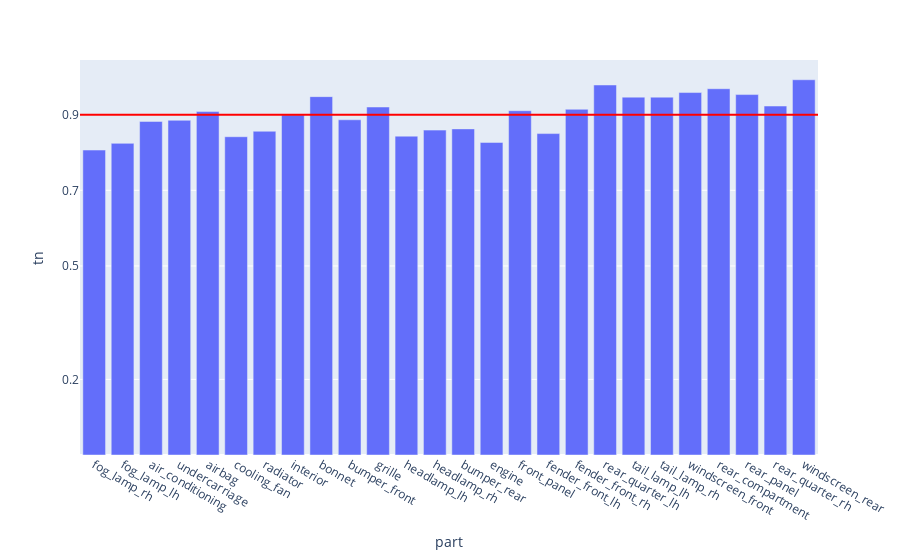

Notebook code for this chart:
### Code cell
fig = px.bar(evalMetrics, x = 'part', y = 'tn')

fig.add_hline(y=avgTn, line_width=2, line_color="red")

fig.update_layout(
    yaxis = dict(
        tickmode = 'array',
        tickvals = [np.format_float_positional(avgTn, 2), 0.2, 0.5, 0.7],
    )
)
fig

### Figure 1 — Plotly figure (JSON) as saved in the notebook; plotly's stock layout.template omitted (floating-point values rounded to 4 significant figures)
{"data": [{"alignmentgroup": "True", "hovertemplate": "part=%{x}<br>tn=%{y}<extra></extra>", "legendgroup": "", "marker": {"color": "#636efa", "pattern": {"shape": ""}}, "name": "", "offsetgroup": "", "orientation": "v", "showlegend": false, "textposition": "auto", "type": "bar", "x": ["fog_lamp_rh", "fog_lamp_lh", "air_conditioning", "undercarriage", "airbag", "cooling_fan", "radiator", "interior", "bonnet", "bumper_front", "grille", "headlamp_lh", "headlamp_rh", "bumper_rear", "engine", "front_panel", "fender_front_lh", "fender_front_rh", "rear_quarter_lh", "tail_lamp_lh", "tail_lamp_rh", "windscreen_front", "rear_compartment", "rear_panel", "rear_quarter_rh", "windscreen_rear"], "xaxis": "x", "y": [0.8065, 0.8241, 0.8821, 0.8852, 0.9083, 0.8417, 0.8562, 0.8995, 0.9477, 0.8865, 0.9203, 0.8433, 0.8592, 0.8625, 0.8267, 0.9106, 0.85, 0.9142, 0.9786, 0.9464, 0.9464, 0.9585, 0.9687, 0.9532, 0.9229, 0.9924], "yaxis": "y"}], "layout": {"barmode": "relative", "legend": {"tracegroupgap": 0}, "margin": {"t": 60}, "shapes": [{"line": {"color": "red", "width": 2}, "type": "line", "x0": 0, "x1": 1, "xref": "x domain", "y0": 0.8997, "y1": 0.8997, "yref": "y"}], "xaxis": {"anchor": "y", "domain": [0, 1], "title": {"text": "part"}}, "yaxis": {"anchor": "x", "domain": [0, 1], "tickmode": "array", "tickvals": ["0.9", 0.2, 0.5, 0.7], "title": {"text": "tn"}}}}
